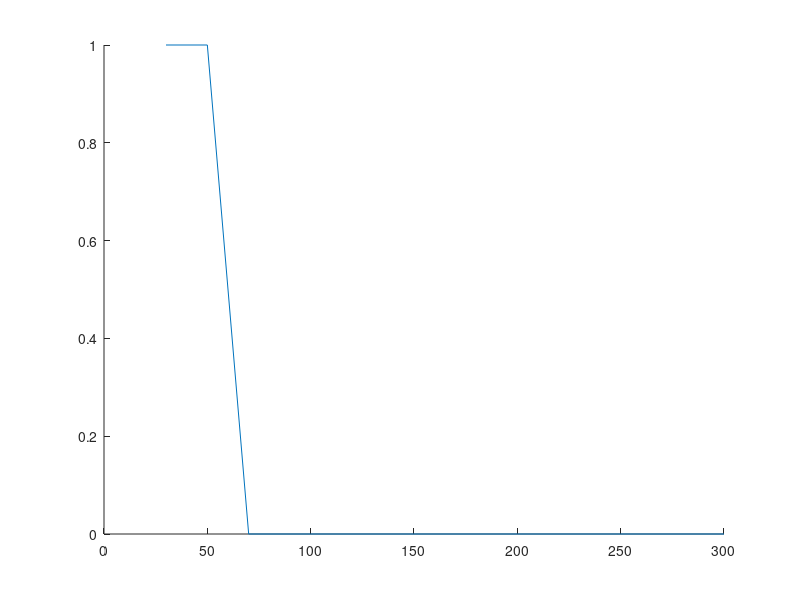

Reproduce this figure in MATLAB. (Note: this script raises an error after producing the figure.)
freq = [3000,2500,2000,1500,1000,800,700,600,500];
dist = [30,50,70,100,150,200,250,300];
PDR = [1 1 0 0 0 0 0 0;
       1 0.992187 0 0 0 0 0 0;
       0.991071 0 0 0 0 0 0 0;
       0 0 0 0 0 0 0 0];
marks=['+','o','*','x','square'];
    
figure('Name','Packet Reception Ratio for PWM Encoding (data size=8)');
hold on;
for i=1:4
    p = plot(dist, PDR(i,:),'-','DisplayName',num2str(freq(i)));
    p.Marker = marks(i);
end
hold off;

title('Packet Reception Ratio VS frequency (PWM Encoding, DataSize=8)');
xlabel('Distance from Light (cm)');
ylabel('Packet Reception Ratio');
lgd = legend('show');
lgd.FontSize = 12;
ylim([-0.2 1.2])